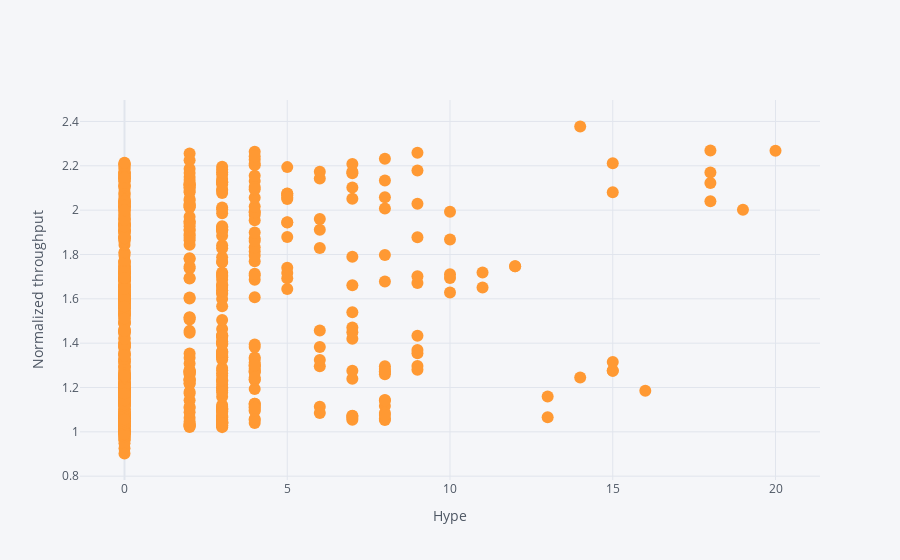

Write notebook code for a chart like this one.
### Markdown cell above
Then, let's plot a few plot trying to investigate hype versus throughput relation:

### Code cell
fig=df_dp.iplot(x='Hype',y='Thr (Norm)',asFigure=True,xTitle='Hype',yTitle='Normalized throughput', mode='markers')
fig.show()

### Figure 1 — Plotly figure (JSON) as saved in the notebook; plotly's stock layout.template omitted (floating-point values rounded to 4 significant figures; data arrays with more than 128 entries replaced by an {"elided": "..."} marker saying what was removed)
{"data": [{"line": {"color": "rgba(255, 153, 51, 1.0)", "dash": "solid", "shape": "linear", "width": 1.3}, "marker": {"size": 12, "symbol": "circle"}, "mode": "markers", "name": "Thr (Norm)", "text": "", "type": "scatter", "x": {"elided": "877 int values"}, "y": {"elided": "877 float values"}}], "layout": {"legend": {"bgcolor": "#F5F6F9", "font": {"color": "#4D5663"}}, "paper_bgcolor": "#F5F6F9", "plot_bgcolor": "#F5F6F9", "title": {"font": {"color": "#4D5663"}}, "xaxis": {"gridcolor": "#E1E5ED", "showgrid": true, "tickfont": {"color": "#4D5663"}, "title": {"font": {"color": "#4D5663"}, "text": "Hype"}, "zerolinecolor": "#E1E5ED"}, "yaxis": {"gridcolor": "#E1E5ED", "showgrid": true, "tickfont": {"color": "#4D5663"}, "title": {"font": {"color": "#4D5663"}, "text": "Normalized throughput"}, "zerolinecolor": "#E1E5ED"}}}
